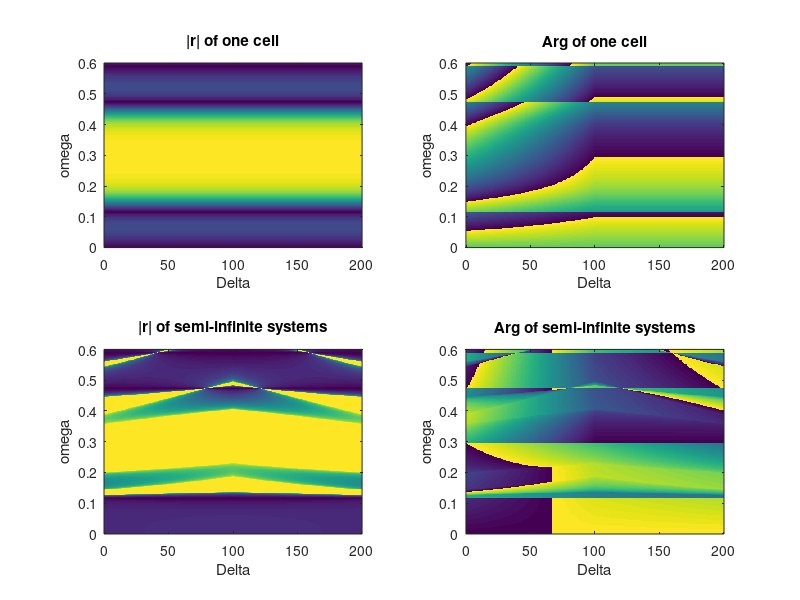

This chart was generated by the following MATLAB code:
%model C, ABC and two column
% This program could simulate the paper of Li and Zww
clc,clear
%paramaters
L=100;D=2*L;h0=L/2;
Delta=0:001:D;%The length of l_0 to the left end of A
delta=100;
ne=3.2;%temp
ne1=1;%slab A
ne2=2;%slab B
h1=100;h2=100;
c=3e8;
w=0:0.001:0.6;
k=w*1e7*ne/c;
k1=w*1e7*ne1/c;
k2=w*1e7*ne2/c;
Z0=1;% todo
Tc1=1+1j*tan(k*h0)/2;Tc2=1j*tan(k*h0)/2;Tc3=-1j*tan(k*h0)/2;Tc4=1-1j*tan(k*h0)/2;
P=[1,1;1/Z0,-1/Z0];
num1=length(w);
num2=length(Delta);
r=zeros(num2,num1);Arg=zeros(num2,num1);
r1=zeros(num2,num1);Arg1=zeros(num2,num1);
parfor n=1:num1%omega
    for m=1:num2%Delta
        Tc=[Tc1(n),Tc2(n);Tc3(n),Tc4(n)];
        T0=[exp(1j*k(n)*delta),0;0,exp(-1j*k(n)*delta)];
        Tc0=Tc*T0*Tc;
        if m<(h1-delta)/D*num2
            T_A1=[exp(1j*k1(n)*Delta(m)),0;0,exp(-1j*k1(n)*Delta(m))];
            T_A3=[exp(1j*k1(n)*(h1-Delta(m)-delta)),0;0,exp(-1j*k1(n)*(h1-Delta(m)-delta))];
            T_B1=[exp(1j*k2(n)*h2),0;0,exp(-1j*k2(n)*h2)];
            T=T_A1*Tc0*T_A3*T_B1;
        elseif m>=(h1-delta)/D*num2 && m<h1/D*num2
            T_A1=[exp(1j*k1(n)*Delta(m)),0;0,exp(-1j*k1(n)*Delta(m))];
            T_B2=[exp(1j*k2(n)*(D-delta-Delta(m))),0;0,exp(-1j*k2(n)*(D-delta-Delta(m)))];
            T=T_A1*Tc0*T_B2;
        elseif m>=h1/D*num2 && m<(D-delta)/D*num2
            T_A1=[exp(1j*k1(n)*h1),0;0,exp(-1j*k1(n)*h1)];
            T_B1=[exp(1j*k2(n)*(Delta(m)-h1)),0;0,exp(-1j*k2(n)*(Delta(m)-h1))];
            T_B3=[exp(1j*k2(n)*(D-delta-Delta(m))),0;0,exp(-1j*k2(n)*(D-delta-Delta(m)))];
            T=T_A1*T_B1*Tc0*T_B3;
        else
            T_A1=[exp(1j*k1(n)*(delta-D+Delta(m))),0;0,exp(-1j*k1(n)*(delta-D+Delta(m)))];
            T_A2=[exp(1j*k1(n)*(h1-delta+D-Delta(m))),0;0,exp(-1j*k1(n)*(h1-delta+D-Delta(m)))];
            T_B1=[exp(1j*k2(n)*(h2-D+Delta(m))),0;0,exp(-1j*k2(n)*(h2-D+Delta(m)))];
            T_B2=[exp(1j*k2(n)*(D-Delta(m))),0;0,exp(-1j*k2(n)*(D-Delta(m)))];
            %T=T_A1*Tc*T_A2*T_B1*Tc*T_B2;
            T=T_A2*T_B1*Tc0;
        end
        M=P*T*P^-1;
        Z=(M(1,1)-M(2,2)-sqrt((M(1,1)-M(2,2))^2+4*M(2,1)*M(1,2)))/(2*M(2,1));
        if real(Z)>0
            Z=(M(1,1)-M(2,2)-sqrt((M(1,1)-M(2,2))^2+4*M(2,1)*M(1,2)))/(2*M(2,1));
        else
            Z=(M(1,1)-M(2,2)+sqrt((M(1,1)-M(2,2))^2+4*M(2,1)*M(1,2)))/(2*M(2,1));
        end
        r1(m,n)=abs((Z-Z0)/(Z+Z0));
        Arg1(m,n)=angle((Z-Z0)/(Z+Z0));
%         if Arg1(m,n)<-pi+0.001&&Arg1(m,n)>-pi-0.001
%             Arg1(m,n)=pi;
%         end
        r(m,n)=abs(-T(2,1)./T(2,2));
        Arg(m,n)=angle(-T(2,1)./T(2,2));
    end
end
subplot(2,2,1)
imagesc(w,Delta,r);
title("|r| of one cell")
view([-90 90]);
box('on');
axis('ij');
xlabel("\omega");ylabel("\Delta");
subplot(2,2,2)
imagesc(w,Delta,Arg);
title("Arg of one cell")
view([-90 90]);
box('on');
axis('ij');
xlabel("\omega");ylabel("\Delta");
subplot(2,2,3)
imagesc(w,Delta,r1);
title("|r| of semi-infinite systems")
view([-90 90]);
box('on');
axis('ij');
xlabel("\omega");ylabel("\Delta");
subplot(2,2,4)
imagesc(w,Delta,Arg1);
title("Arg of semi-infinite systems")
view([-90 90]);
box('on');
axis('ij');
xlabel("\omega");ylabel("\Delta");